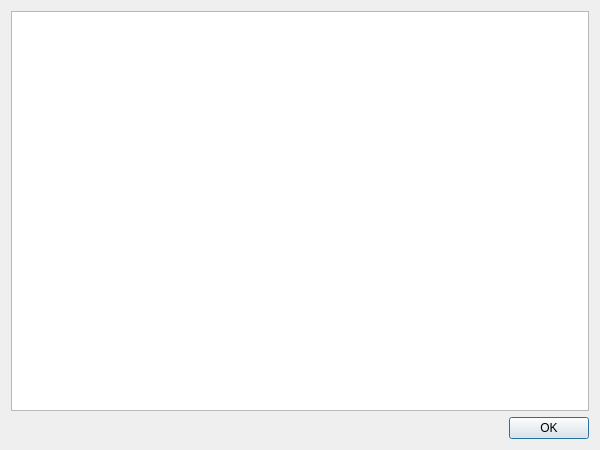
<?xml version="1.0" encoding="UTF-8"?>
<ui version="4.0">
 <class>LogDialog</class>
 <widget class="QDialog" name="LogDialog">
  <property name="geometry">
   <rect>
    <x>0</x>
    <y>0</y>
    <width>600</width>
    <height>450</height>
   </rect>
  </property>
  <property name="windowTitle">
   <string>Log - QPensieve</string>
  </property>
  <layout class="QVBoxLayout" name="verticalLayout">
   <item>
    <widget class="QListView" name="m_logView">
     <property name="alternatingRowColors">
      <bool>true</bool>
     </property>
    </widget>
   </item>
   <item>
    <widget class="QDialogButtonBox" name="m_okButton">
     <property name="orientation">
      <enum>Qt::Horizontal</enum>
     </property>
     <property name="standardButtons">
      <set>QDialogButtonBox::Ok</set>
     </property>
    </widget>
   </item>
  </layout>
 </widget>
 <resources/>
 <connections>
  <connection>
   <sender>m_okButton</sender>
   <signal>accepted()</signal>
   <receiver>LogDialog</receiver>
   <slot>accept()</slot>
   <hints>
    <hint type="sourcelabel">
     <x>248</x>
     <y>254</y>
    </hint>
    <hint type="destinationlabel">
     <x>157</x>
     <y>274</y>
    </hint>
   </hints>
  </connection>
  <connection>
   <sender>m_okButton</sender>
   <signal>rejected()</signal>
   <receiver>LogDialog</receiver>
   <slot>reject()</slot>
   <hints>
    <hint type="sourcelabel">
     <x>316</x>
     <y>260</y>
    </hint>
    <hint type="destinationlabel">
     <x>286</x>
     <y>274</y>
    </hint>
   </hints>
  </connection>
 </connections>
</ui>
